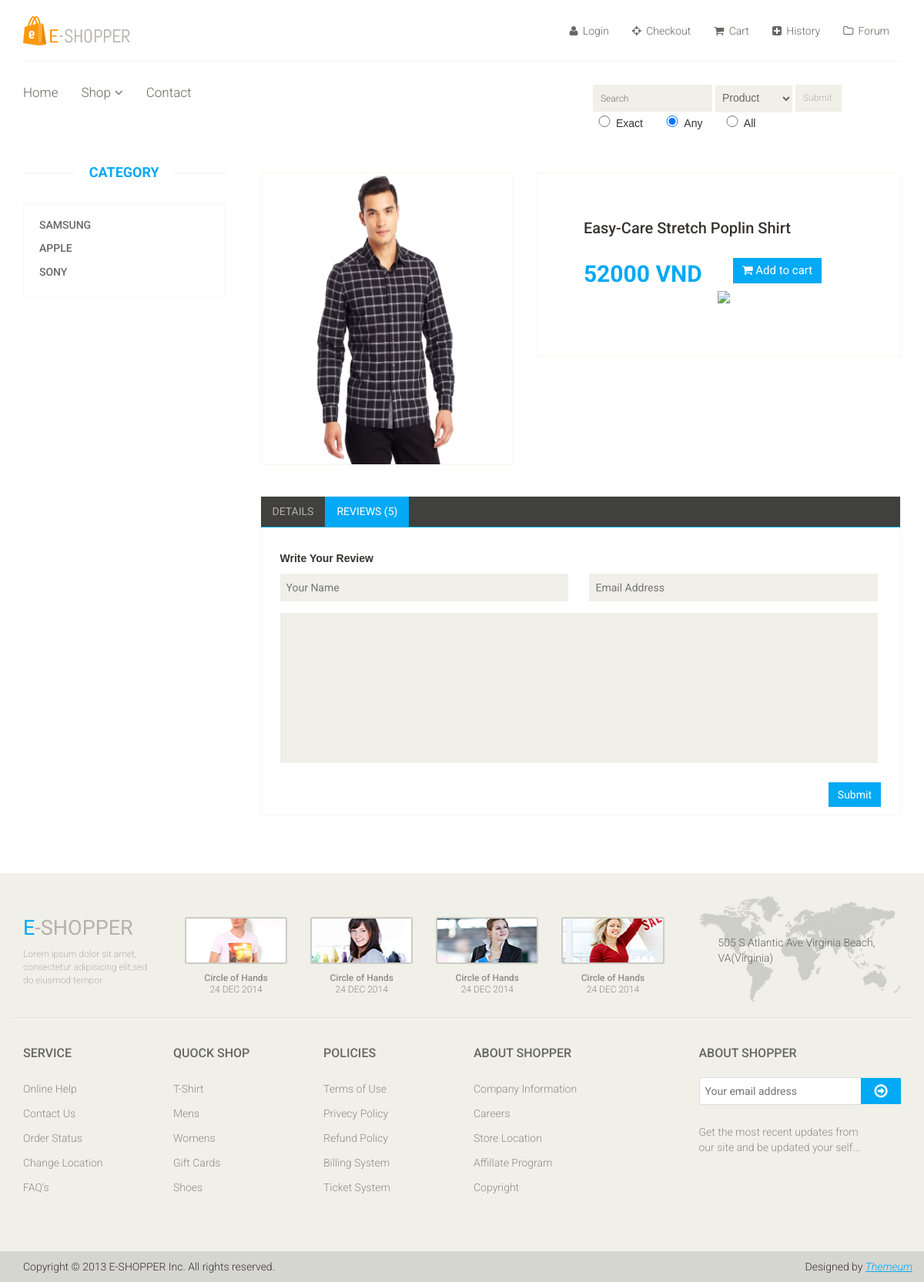
The page /product-details.php?index=2 on the database its author committed.
### tables this page shows
CREATE TABLE IF NOT EXISTS `category` (
  `ID` int(11) NOT NULL,
  `Name` varchar(15) NOT NULL
);

CREATE TABLE IF NOT EXISTS `item` (
  `ID` int(11) NOT NULL,
  `Name` varchar(45) DEFAULT NULL,
  `price` int(11) DEFAULT NULL,
  `image` varchar(100) DEFAULT NULL,
  `category` int(11) NOT NULL,
  `Detail` varchar(1000) NOT NULL
);

### product-details.php (the view, shortened to what this page needs)
<?php
   include("header.php");
?>
<body>
	<section>
		<div class='container'>
			<div class='row'>
				<?php
                    include("sidebar.php");
                ?>
				<div class='col-sm-9 padding-right'>
					<div class='product-details'>
						<?php
							$i = $_REQUEST["index"];
							$sel=mysql_query("select * from item where ID = '$i'");
							$image = mysql_result($sel,0,"image");
							$name = mysql_result($sel,0,"Name");
							$price = mysql_result($sel,0,"price");
							$detail = mysql_result($sel,0,"Detail");
							echo("
							<div class='col-sm-5'>
								<div class='view-product'>
									<img src='$image' alt='' />
								</div>
							</div>
							<div class='col-sm-7'>
								<div id ='d1' class='product-information'>
									<h2>$name</h2>
									<span>
										<span>$price VND</span>
										<button id='btaddtocart'  type='button' onclick='addtocart();' class='btn btn-fefault cart'>
											<i class='fa fa-shopping-cart'></i>
											Add to cart
										</button><br>
										<a target=\"_blank\" href=\"https://www.nganluong.vn/button_payment.php?receiver=(Email chính tài khoản nhận tiền)&product_name=(Mã đơn đặt hàng)&price=(Tổng giá trị)&return_url=(URL thanh toán thành công)&comments=(Ghi chú về đơn hàng)\" ><img src=\"https://www.nganluong.vn/data/images/buttons/11.gif\"  border=\"0\" /></a>
									</span>
								</div>
							</div>
						</div>
					<div class='category-tab shop-details-tab'>
						<div class='col-sm-12'>
							<ul class='nav nav-tabs'>
								<li><a href='#details' data-toggle='tab'>Details</a></li>
								<li class='active'><a href='#reviews' data-toggle='tab'>Reviews (5)</a></li>
							</ul>
						</div>
						<div class='tab-content'>
							<div class='tab-pane fade' id='details' >
								$detail
							</div>
						");
						?>
							<?php
								include("comment.php");
							?>
						</div>
					</div>
				</div>
			</div>
		</div>
	</section>
</body>
<?php
   include("footer.php");
?>

### sidebar.php (shortened to what this page needs)
<div class='col-sm-3'>
	<div class='left-sidebar'>
		<h2>Category</h2>
		<div class='panel-group category-products' id='accordian'>
			<?php
				$sel = mysql_query("select * from category");
				while($arr=mysql_fetch_array($sel))
				{
					$index = $arr["ID"];
                    $name = $arr["Name"];
					echo "
						<div class='panel panel-default'>
							<div class='panel-heading'>
								<h4 class='panel-title'><a href='shop.php?cat=$index&i=1'>$name</a></h4>
							</div>
						</div>
					";
				}
			?>
		</div>
	</div>
</div>

### css/main.css (style rules this page uses)
body { font-family: 'Tahoma', sans-serif; background:; position: relative; font-weight:400px; }
ul li { list-style: none; }
a { -webkit-transition: 300ms; -moz-transition: 300ms; -o-transition: 300ms; transition: 300ms; }
h1, h2, h3, h4, h5, h6 { font-family: 'Roboto', sans-serif; }
.category-products { border: 1px solid #F7F7F0; margin-bottom: 35px; padding-bottom: 20px; padding-top: 15px; }
.left-sidebar h2, .brands_products h2 { color: #03a9f4; font-family: 'Roboto', sans-serif; font-size: 18px; font-weight: 700; margin: 0 auto 30px; text-align: center; text-transform: uppercase; position: relative; z-index:3; }
.left-sidebar h2:after, h2.title:after { content: " "; position: absolute; border: 1px solid #f5f5f5; bottom:8px; left: 0; width: 100%; height: 0; z-index: -2; }
.left-sidebar h2:before { content: " "; position: absolute; background: #fff; bottom: -6px; width: 130px; height: 30px; z-index: -1; left: 50%; margin-left: -65px; }
.category-products .panel { background-color: #FFFFFF; border: 0px; border-radius: 0px; box-shadow:none; margin-bottom: 0px; }
.category-products .panel-default .panel-heading { background-color: #FFFFFF; border: 0 none; color: #FFFFFF; padding: 5px 20px; }
.category-products .panel-default .panel-heading .panel-title a { color: #696763; font-family: 'Roboto', sans-serif; font-size: 14px; text-decoration: none; text-transform: uppercase; }
.padding-right { padding-right: 0; }
.category-tab { overflow: hidden; }
.category-tab ul { background: #40403E; border-bottom: 1px solid #03a9f4; list-style: none outside none; margin: 0 0 30px; padding: 0; width: 100%; }
.category-tab ul li a { border: 0 none; border-radius: 0; color: #B3AFA8; display: block; font-family: 'Roboto', sans-serif; font-size: 14px; text-transform: uppercase; }
.nav-tabs li.active a, .nav-tabs li.active a:hover, .nav-tabs li.active a:focus { -moz-border-bottom-colors: none; -moz-border-left-colors: none; -moz-border-right-colors: none; -moz-border-top-colors: none; background-color: #03a9f4; border:0px; color: #FFFFFF; cursor: default; margin-right:0; margin-left:0; }
.nav-tabs li a { border: 1px solid rgba(0, 0, 0, 0); border-radius: 4px 4px 0 0; line-height: 1.42857; margin-right:0; }
.product-details { overflow:hidden; }
.product-details { margin-bottom: 40px; overflow: hidden; margin-top: 10px; }
.view-product { position: relative; }
.view-product img { border: 1px solid #F7F7F0; height: 380px; width: 100%; }
.product-information { border: 1px solid #F7F7F0; overflow: hidden; padding-bottom: 60px; padding-left: 60px; padding-top: 60px; position: relative; }
.product-information h2 { color: #363432; font-family: 'Roboto', sans-serif; font-size: 20px; margin-top: 0; }
.product-information span { display: inline-block; margin-bottom: 8px; margin-top: 18px; }
.product-information span span { color: #03a9f4; float: left; font-family: 'Roboto', sans-serif; font-size: 30px; font-weight: 700; margin-right: 20px; margin-top: 0px; }
.cart { background: #03a9f4; border: 0 none; border-radius: 0; color: #FFFFFF; font-family: 'Roboto', sans-serif; font-size: 15px; margin-bottom: 10px; margin-left: 20px; }
.shop-details-tab { border: 1px solid #F7F7F0; margin-bottom: 75px; margin-left: 15px; margin-right: 15px; padding-bottom: 10px; }
.shop-details-tab .col-sm-12 { padding-left: 0; padding-right: 0; }

### rows shown on the page
category: Name "SAMSUNG"
category: Name "APPLE"
category: Name "SONY"
item: image (picture), Name "Easy-Care Stretch Poplin Shirt", price "52000"
